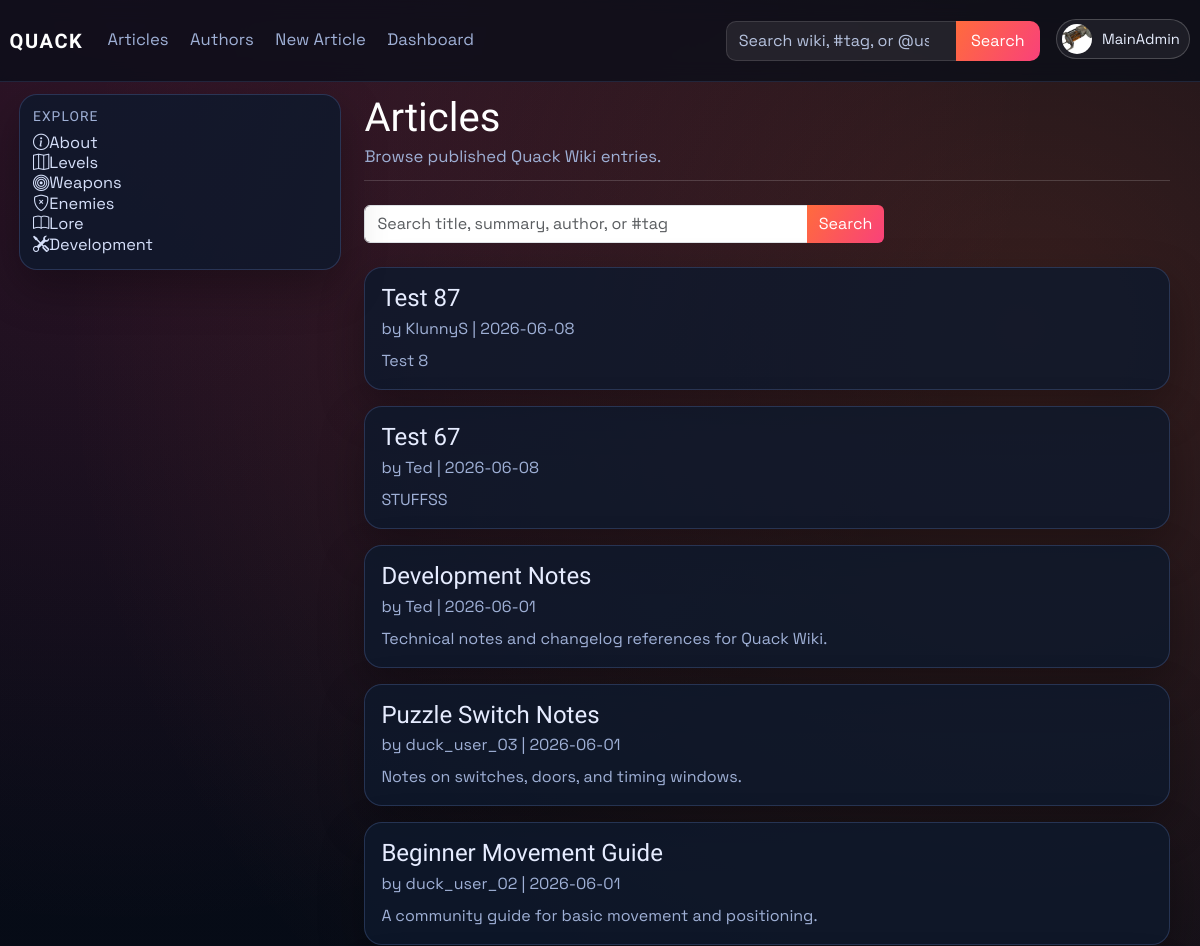
Page /articles (signed in, upper part) on the earlier database version.
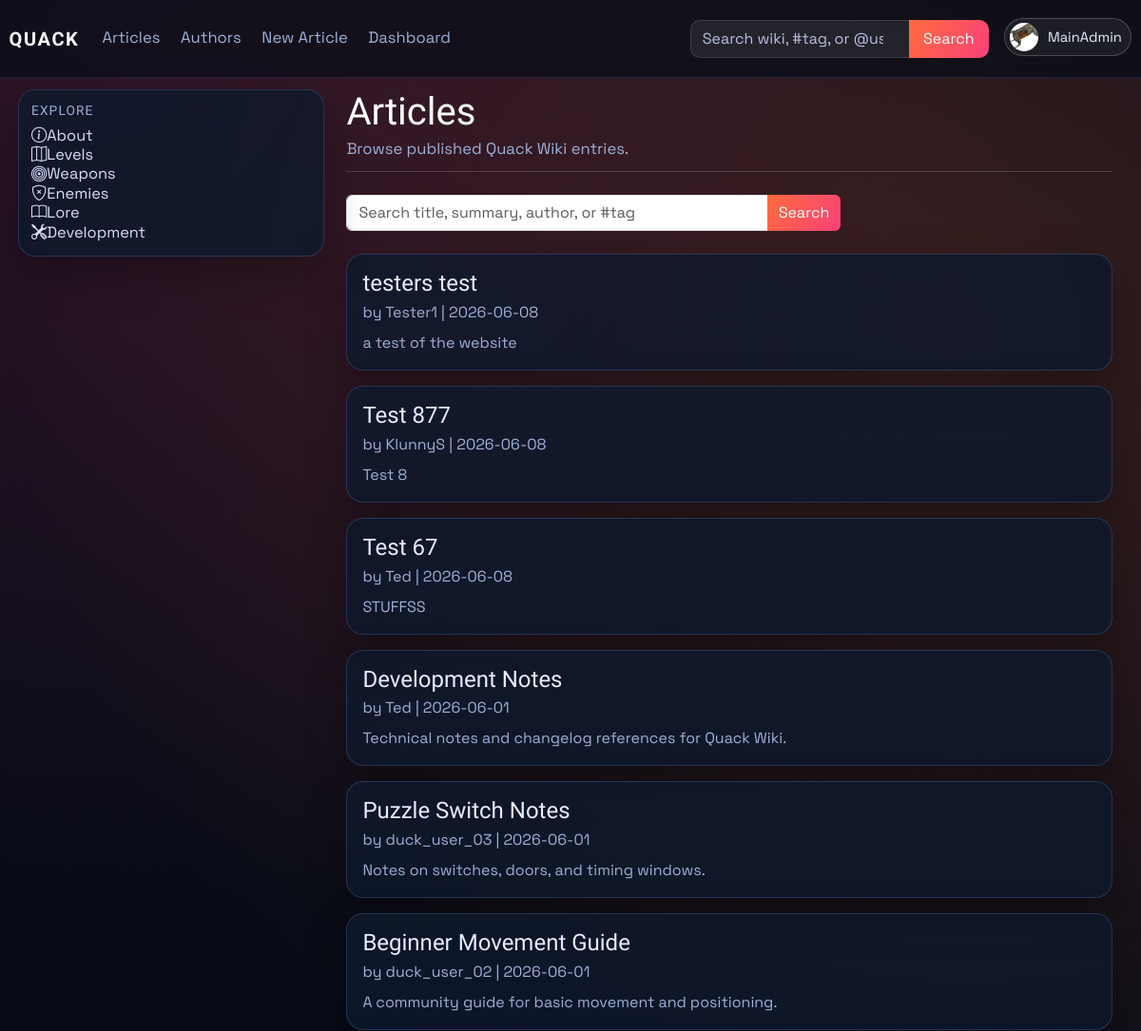
Same page on the later database version.
### models.py (models this page shows, shortened)
class Article(db.Model):
    id = db.Column(db.Integer, primary_key=True)
    title = db.Column(db.String(120), unique=True, nullable=False)
    author = db.Column(db.String(120), nullable=False)
    created_at = db.Column(db.DateTime, default=datetime.utcnow)
    image_url = db.Column(db.String(120), default='default.png')
    summary = db.Column(db.Text)
    content = db.Column(db.Text, nullable=False)
    infobox_data = db.Column(db.Text, nullable=True)
    tags = db.Column(db.JSON, default=list)
    status = db.Column(db.String(20), default='pending', nullable=False)
    approved_by = db.Column(db.String(120), nullable=True)
    approved_at = db.Column(db.DateTime, nullable=True)
    is_archived = db.Column(db.Boolean, default=False, nullable=False)
    archived_at = db.Column(db.DateTime, nullable=True)

class User(db.Model, UserMixin):
    id = db.Column(db.Integer, primary_key=True)
    username = db.Column(db.String(120), unique=True, nullable=False)
    email = db.Column(db.String(120), unique=True, nullable=False)
    password_hash = db.Column(db.String(128), nullable=False)
    profile_image_url = db.Column(db.String(120), nullable=True)
    public_display_name = db.Column(db.String(80), nullable=True)
    public_bio = db.Column(db.Text, nullable=True)
    created_at = db.Column(db.DateTime, default=datetime.utcnow)
    role = db.Column(db.String(30), default='user')
    is_archived = db.Column(db.Boolean, default=False, nullable=False)
    archived_at = db.Column(db.DateTime, nullable=True)

### main.py (the view)
@app.route('/articles')
def articles():
    search = (request.args.get('q') or '').strip()
    query = Article.query.filter(
        Article.is_archived.is_(False),
        func.lower(func.trim(Article.status)) == 'approved',
    )
    article_list = query.order_by(Article.created_at.desc()).all()
    article_list = [article_obj for article_obj in article_list if article_is_public(article_obj)]
    if search:
        article_list = [article_obj for article_obj in article_list if article_matches_search(article_obj, search)]
    article_links = {article.id: article_public_url(article) for article in article_list}
    author_users = active_users_by_username(article.author for article in article_list)
    return render_template(
        'articles.html',
        articles=article_list,
        search=search,
        article_links=article_links,
        author_users=author_users,
    )

### main.py (called while the page is built)
def get_site_settings():
    settings = SiteSettings.query.get(1)
    if not settings:
        settings = SiteSettings(id=1)
        db.session.add(settings)
        db.session.commit()
    return settings

@app.context_processor
def inject_site_settings():
    return {'site_settings': get_site_settings()}

@login_manager.user_loader
def load_user(user_id):
    user = User.query.get(int(user_id))
    if user and user.is_archived:
        return None
    return user

def article_public_url(article_obj: Article) -> str:
    if article_has_tag(article_obj, static_page_tag('about-us')):
        return url_for('about')
    return url_for('article', article_title=article_obj.title)

def normalize_identity(value: str) -> str:
    ascii_value = unicodedata.normalize('NFKD', value or '').encode('ascii', 'ignore').decode('ascii')
    return re.sub(r'[^a-z0-9]+', '', ascii_value.lower())

def article_is_public(article_obj: Article) -> bool:
    if not article_obj or article_obj.is_archived or article_obj.status != 'approved':
        return False
    return bool(find_user_for_article_author(article_obj.author))

def static_page_tag(page_key: str) -> str:
    return f"page:{page_key.strip().lower()}"

### templates/articles.html (shortened to what this page needs)
{% extends "_base.html" %}
{% block content %}
<div class="container-fluid px-0 article-wiki">
    <header class="article-header mb-4">
        <h1 class="article-title">Articles</h1>
        <p class="article-meta mb-0">Browse published Quack Wiki entries.</p>
    </header>
    <form method="GET" action="{{ url_for('articles') }}" class="mb-4" style="max-width: 520px;">
        <div class="input-group">
            <input class="form-control" type="search" name="q" value="{{ search }}" placeholder="Search title, summary, author, or #tag">
            <button class="btn btn-brand" type="submit">Search</button>
        </div>
    </form>
    <section class="row g-3">
        {% for article in articles %}
        <div class="col-12">
            <article class="card p-3">
                <h4 class="mb-1"><a href="{{ article_links[article.id] }}">{{ article.title }}</a></h4>
                <p class="article-meta mb-2">
                    by
                    {% set author_user = author_users.get(article.author) %}
                    {% if author_user %}
                    <a href="{{ url_for('public_profile', username=author_user.username) }}">{{ author_user.public_display_name or author_user.username }}</a>
                    {% else %}
                    {{ article.author }}
                    {% endif %}
                    | {{ article.created_at.strftime('%Y-%m-%d') if article.created_at else "Unknown date" }}
                </p>
                <p class="mb-0">{{ article.summary or "No summary available." }}</p>
            </article>
        </div>
        {% else %}
        <div class="col-12">
            <div class="card p-4">
                <p class="mb-0 text-muted">No published articles found.</p>
            </div>
        </div>
        {% endfor %}
    </section>
</div>
{% endblock %}

### templates/partials/navbar.html (shortened to what this page needs)
<nav class="navbar navbar-expand-lg main-nav">
    <div class="container-fluid nav-wrap">
        <a class="navbar-brand brand-mark" href="{{ url_for('index') }}">QUACK</a>
        <div class="collapse navbar-collapse" id="navbarNav">
            <ul class="navbar-nav me-auto nav-links">
                <li class="nav-item"><a class="nav-link" href="{{ url_for('articles') }}">Articles</a></li>
                <li class="nav-item"><a class="nav-link" href="{{ url_for('authors') }}">Authors</a></li>
                <li class="nav-item"><a class="nav-link" href="{{ url_for('create_article') }}">New Article</a></li>
                {% if current_user.is_authenticated and current_user.role == "admin" %}
                <li class="nav-item"><a class="nav-link" href="{{ url_for('dashboard_users') }}">Dashboard</a></li>
                {% elif current_user.is_authenticated and current_user.role == "writer" %}
                <li class="nav-item"><a class="nav-link" href="{{ url_for('dashboard_articles') }}">Dashboard</a></li>
                {% endif %}
            </ul>
            <ul class="navbar-nav ms-auto align-items-lg-center nav-tools">
                <li class="nav-item nav-search-wrap">
                    <form class="nav-search" method="GET" action="{{ url_for('site_search') }}">
                        {% set nav_query = request.args.get('q', '') %}
                        {% if request.endpoint == 'authors' and request.args.get('all') == '1' and nav_query %}
                            {% set nav_query = '@' ~ nav_query %}
                        {% elif request.endpoint not in ['articles', 'authors'] %}
                            {% set nav_query = '' %}
                        {% endif %}
                        <input class="form-control" type="search" name="q" value="{{ nav_query }}" placeholder="Search wiki, #tag, or @user">
                        <button class="btn btn-brand" type="submit">Search</button>
                    </form>
                </li>
                {% if current_user.is_authenticated %}
                <li class="nav-item dropdown ms-lg-3">
                    <a class="profile-trigger" href="#" role="button" data-bs-toggle="dropdown" aria-expanded="false">
                        {% if current_user.profile_image_url %}
                        <img class="profile-avatar profile-avatar-img" src="{{ url_for('static', filename='img/' ~ current_user.profile_image_url) }}" alt="{{ current_user.username }} profile picture">
                        {% else %}
                        <span class="profile-avatar">{{ current_user.username[0]|upper }}</span>
                        {% endif %}
                        <span class="profile-name">{{ current_user.username }}</span>
                    </a>
                </li>
                {% else %}
                <li class="nav-item ms-lg-3">
                    <a class="btn btn-outline-light nav-login-btn" href="{{ url_for('login') }}">Login</a>
                </li>
                {% endif %}
            </ul>
        </div>
    </div>
</nav>

Differences in the rows shown:
added Article: title "testers test", created_at "2026-06-08", summary "a test of the website"
added User: public_display_name+username "Tester1"
changed Article "Test 8": title "Test 87" → "Test 877"
